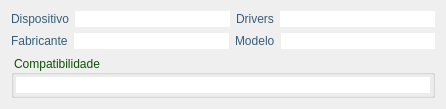
<?xml version="1.0" encoding="UTF-8"?>
<ui version="4.0">
 <class>FrameModem</class>
 <widget class="QFrame" name="FrameModem">
  <property name="geometry">
   <rect>
    <x>0</x>
    <y>0</y>
    <width>446</width>
    <height>104</height>
   </rect>
  </property>
  <property name="windowTitle">
   <string>GUIModem</string>
  </property>
  <property name="frameShape">
   <enum>QFrame::NoFrame</enum>
  </property>
  <property name="frameShadow">
   <enum>QFrame::Plain</enum>
  </property>
  <layout class="QVBoxLayout" name="verticalLayout">
   <item>
    <layout class="QHBoxLayout" name="horizontalLayout_2">
     <item>
      <widget class="QLabel" name="deviceFileLabel">
       <property name="styleSheet">
        <string notr="true">color: rgb(57, 93, 118);</string>
       </property>
       <property name="text">
        <string>Dispositivo</string>
       </property>
      </widget>
     </item>
     <item>
      <widget class="QLineEdit" name="deviceFileLineEdit">
       <property name="styleSheet">
        <string notr="true">background-image: url(:/ldc_white_bckg/ldc_white_bckg.png);
color: rgb(0, 0, 0);</string>
       </property>
       <property name="frame">
        <bool>false</bool>
       </property>
       <property name="readOnly">
        <bool>true</bool>
       </property>
      </widget>
     </item>
     <item>
      <widget class="QLabel" name="driversLabel">
       <property name="styleSheet">
        <string notr="true">color: rgb(57, 93, 118);</string>
       </property>
       <property name="text">
        <string>Drivers</string>
       </property>
      </widget>
     </item>
     <item>
      <widget class="QLineEdit" name="driversLineEdit">
       <property name="styleSheet">
        <string notr="true">background-image: url(:/ldc_white_bckg/ldc_white_bckg.png);
color: rgb(0, 0, 0);</string>
       </property>
       <property name="frame">
        <bool>false</bool>
       </property>
       <property name="readOnly">
        <bool>true</bool>
       </property>
      </widget>
     </item>
    </layout>
   </item>
   <item>
    <layout class="QHBoxLayout" name="horizontalLayout">
     <item>
      <widget class="QLabel" name="vendorLabel">
       <property name="styleSheet">
        <string notr="true">color: rgb(57, 93, 118);</string>
       </property>
       <property name="text">
        <string>Fabricante</string>
       </property>
      </widget>
     </item>
     <item>
      <widget class="QLineEdit" name="vendorLineEdit">
       <property name="styleSheet">
        <string notr="true">background-image: url(:/ldc_white_bckg/ldc_white_bckg.png);
color: rgb(0, 0, 0);</string>
       </property>
       <property name="frame">
        <bool>false</bool>
       </property>
       <property name="readOnly">
        <bool>true</bool>
       </property>
      </widget>
     </item>
     <item>
      <widget class="QLabel" name="modelLabel">
       <property name="styleSheet">
        <string notr="true">color: rgb(57, 93, 118);</string>
       </property>
       <property name="text">
        <string>Modelo</string>
       </property>
      </widget>
     </item>
     <item>
      <widget class="QLineEdit" name="modelLineEdit">
       <property name="styleSheet">
        <string notr="true">background-image: url(:/ldc_white_bckg/ldc_white_bckg.png);
color: rgb(0, 0, 0);</string>
       </property>
       <property name="frame">
        <bool>false</bool>
       </property>
       <property name="readOnly">
        <bool>true</bool>
       </property>
      </widget>
     </item>
    </layout>
   </item>
   <item>
    <widget class="QGroupBox" name="groupBox">
     <property name="sizePolicy">
      <sizepolicy hsizetype="MinimumExpanding" vsizetype="Minimum">
       <horstretch>0</horstretch>
       <verstretch>0</verstretch>
      </sizepolicy>
     </property>
     <property name="styleSheet">
      <string notr="true">color: rgb(15, 82, 2);</string>
     </property>
     <property name="title">
      <string>Compatibilidade</string>
     </property>
     <layout class="QVBoxLayout" name="verticalLayout_3">
      <property name="spacing">
       <number>0</number>
      </property>
      <property name="margin">
       <number>2</number>
      </property>
      <item>
       <widget class="QLineEdit" name="compatLineEdit">
        <property name="styleSheet">
         <string notr="true">background-image: url(:/ldc_white_bckg/ldc_white_bckg.png);
color: rgb(0, 0, 0);</string>
        </property>
        <property name="frame">
         <bool>false</bool>
        </property>
        <property name="readOnly">
         <bool>true</bool>
        </property>
       </widget>
      </item>
     </layout>
    </widget>
   </item>
  </layout>
 </widget>
 <resources>
  <include location="../../gui/resources/ldc_resources.qrc"/>
 </resources>
 <connections/>
</ui>
